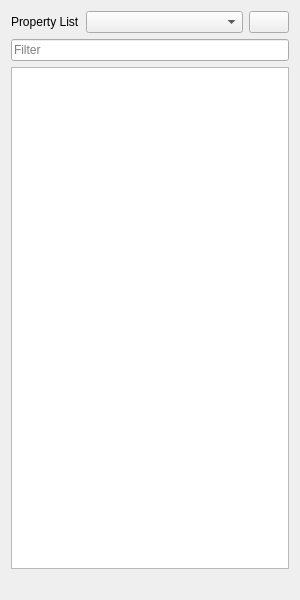
<?xml version="1.0" encoding="UTF-8"?>
<ui version="4.0">
 <class>QmitkPropertyTreeView</class>
 <widget class="QWidget" name="QmitkPropertyTreeView">
  <property name="geometry">
   <rect>
    <x>0</x>
    <y>0</y>
    <width>300</width>
    <height>600</height>
   </rect>
  </property>
  <property name="windowTitle">
   <string/>
  </property>
  <layout class="QVBoxLayout" name="verticalLayout">
   <item>
    <layout class="QHBoxLayout" name="horizontalLayout">
     <item>
      <widget class="QLabel" name="propertyListLabel">
       <property name="sizePolicy">
        <sizepolicy hsizetype="Maximum" vsizetype="Preferred">
         <horstretch>0</horstretch>
         <verstretch>0</verstretch>
        </sizepolicy>
       </property>
       <property name="text">
        <string>Property List</string>
       </property>
      </widget>
     </item>
     <item>
      <widget class="QComboBox" name="propertyListComboBox">
       <property name="sizePolicy">
        <sizepolicy hsizetype="Expanding" vsizetype="Fixed">
         <horstretch>0</horstretch>
         <verstretch>0</verstretch>
        </sizepolicy>
       </property>
      </widget>
     </item>
     <item>
      <widget class="QPushButton" name="newButton">
       <property name="toolTip">
        <string>Add new property</string>
       </property>
       <property name="text">
        <string/>
       </property>
       <property name="icon">
        <iconset>
         <normaloff>:/Properties/new.png</normaloff>:/Properties/new.png</iconset>
       </property>
       <property name="iconSize">
        <size>
         <width>16</width>
         <height>16</height>
        </size>
       </property>
       <property name="flat">
        <bool>false</bool>
       </property>
      </widget>
     </item>
    </layout>
   </item>
   <item>
    <widget class="QLineEdit" name="filterLineEdit">
     <property name="placeholderText">
      <string>Filter</string>
     </property>
    </widget>
   </item>
   <item>
    <widget class="QTreeView" name="treeView">
     <property name="focusPolicy">
      <enum>Qt::NoFocus</enum>
     </property>
     <property name="styleSheet">
      <string notr="true">::item {
  border-right: 1px solid palette(midlight);
  padding-bottom: 1px;
  padding-top: 1px;
}

::item:last {
  border-right: 0;
}

::item:selected {
  background: palette(highlight);
  color: palette(highlighted-text);
}</string>
     </property>
     <property name="horizontalScrollBarPolicy">
      <enum>Qt::ScrollBarAsNeeded</enum>
     </property>
     <property name="alternatingRowColors">
      <bool>true</bool>
     </property>
     <property name="sortingEnabled">
      <bool>true</bool>
     </property>
     <attribute name="headerDefaultSectionSize">
      <number>54</number>
     </attribute>
    </widget>
   </item>
   <item>
    <widget class="QLabel" name="description">
     <property name="sizePolicy">
      <sizepolicy hsizetype="Preferred" vsizetype="Minimum">
       <horstretch>0</horstretch>
       <verstretch>0</verstretch>
      </sizepolicy>
     </property>
     <property name="text">
      <string/>
     </property>
     <property name="textFormat">
      <enum>Qt::RichText</enum>
     </property>
     <property name="wordWrap">
      <bool>true</bool>
     </property>
    </widget>
   </item>
  </layout>
 </widget>
 <resources>
  <include location="properties.qrc"/>
 </resources>
 <connections/>
</ui>
